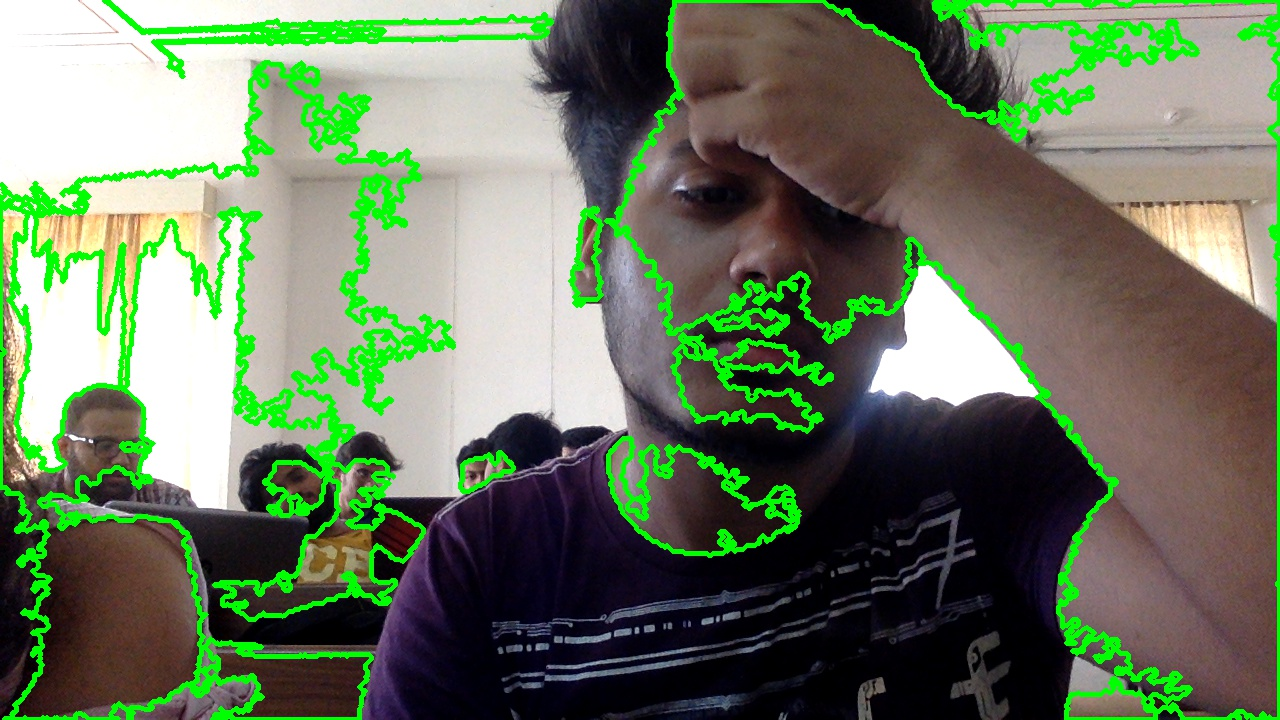
#> input picture recentClick.jpg, 1280 x 720 px
$ python printColor.py
#> lines starting #> are read from the running program, lines starting #| are printed output that depends on the picture; after the words box and inside, x2 and y2 are one past the last pixel; in counts of white or black regions, pixels touching at a corner belong together

# Required modules
import cv2
import numpy
from colorthief import ColorThief
import numpy as np
import math

filename = 'recentClick.jpg'

# Constants for finding range of skin color in YCrCb
min_YCrCb = numpy.array([0,133,77],numpy.uint8)
max_YCrCb = numpy.array([255,173,127],numpy.uint8)

# Get pointer to video frames from primary device
# videoFrame = cv2.VideoCapture(0)

# if(True): # any key pressed has a value >= 0
# Grab video frame, decode it and return next video frame
# readSucsess, sourceImage = videoFrame.read()
sourceImage = cv2.imread(filename)
#> sourceImage is the input picture: shape (720, 1280, 3); mean B, G, R 95.9, 121.1, 106.8
# print sourceImage.shape

# Convert image to YCrCb
imageYCrCb = cv2.cvtColor(sourceImage, cv2.COLOR_BGR2YCR_CB)
#> imageYCrCb: shape (720, 1280, 3); mean of channels 0, 1, 2 114, 122.9, 117.8

# Find region with skin tone in YCrCb image
skinRegion = cv2.inRange(imageYCrCb, min_YCrCb, max_YCrCb)
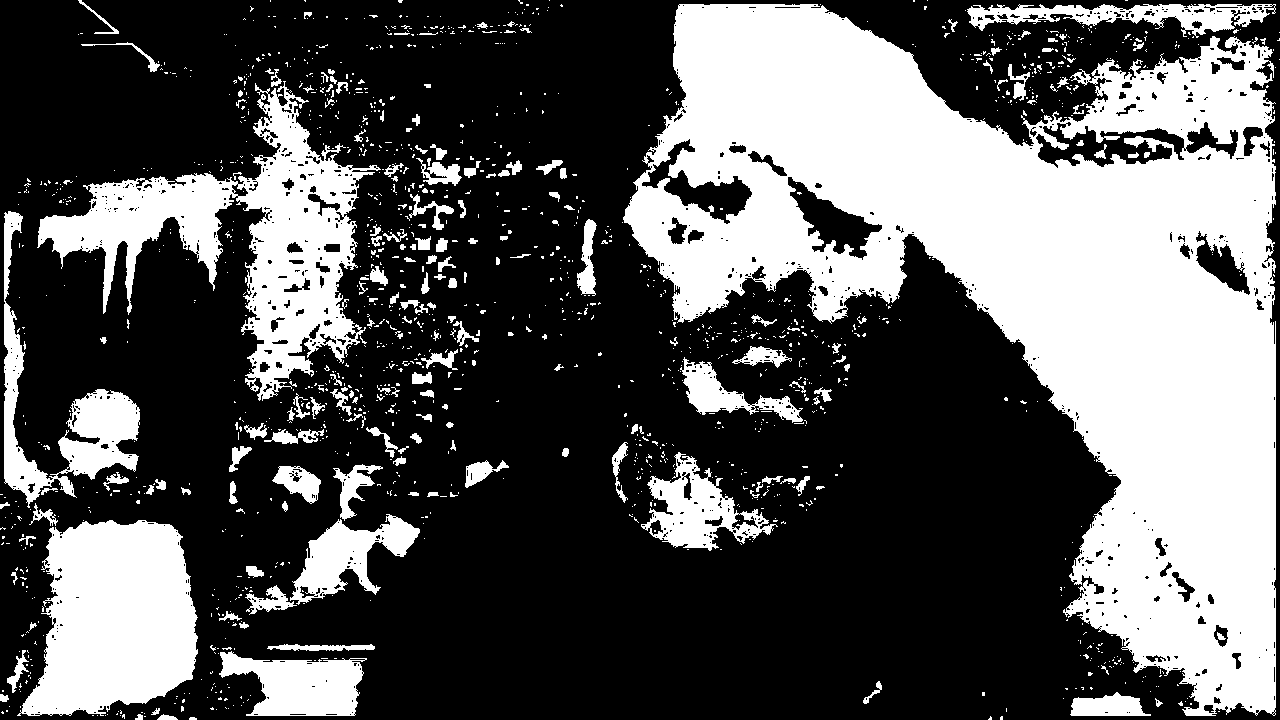
#> skinRegion: shape (720, 1280); 35.2% white; 1501 white regions (1304 under 20 px), largest, box (x1, y1, x2, y2) and area: (623, 4, 1276, 716) 208764, (37, 81, 381, 401) 32508, (17, 520, 198, 716) 25962

#> (the run stopped early here; a loop or call above may not have finished)
